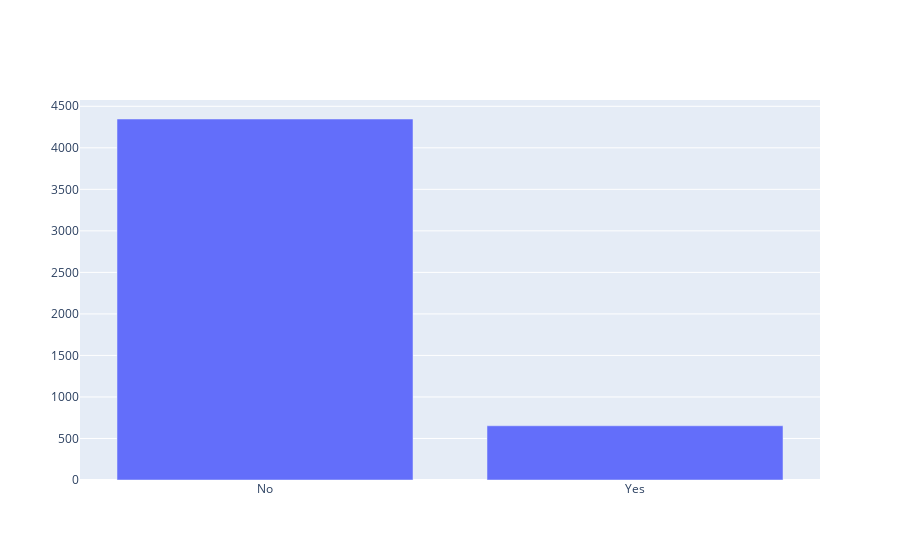

The cell this chart's notebook holds for it:
### Code cell
iplot([barGraph]) # need iplot to see the graph

### Figure 1 — Plotly figure (JSON) as saved in the notebook; plotly's stock layout.template omitted (floating-point values rounded to 4 significant figures)
{"data": [{"type": "bar", "x": ["No", "Yes"], "y": [4347, 653]}], "layout": {}}
